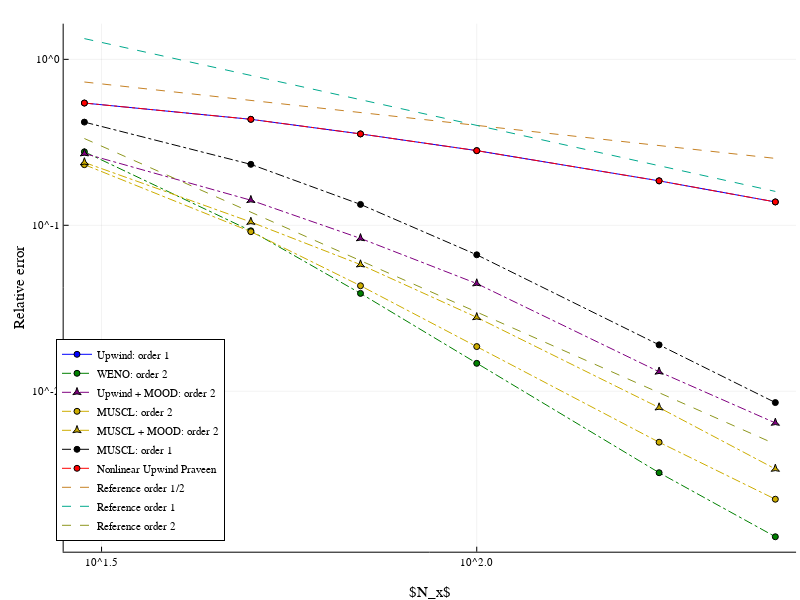

Notebook source saved alongside this figure:
### Code cell
p1 = plot(Ns, errorsSmooth[:, 1], xscale=:log10, yscale=:log10, label=labels[1], legend=:bottomleft, ylabel="Relative error", xlabel=L"N_x", ls=:solid, markershape=:circle, markersize=ms, size=(800, 600), c=:blue)
plot!(p1, Ns, errorsSmooth[:, 2], xscale=:log10, yscale=:log10, label=labels[2], ls=:dashdot, markershape=:circle, markersize=ms, c=:green)
plot!(p1, Ns, errorsSmooth[:, 3], xscale=:log10, yscale=:log10, label=labels[3], ls=:dashdot, markershape=:star, markersize=ms, c=:purple)
plot!(p1, Ns, errorsSmooth[:, 4], xscale=:log10, yscale=:log10, label=labels[4], ls=:dashdot, markershape=:circle, markersize=ms, c=:gold3)
plot!(p1, Ns, errorsSmooth[:, 5], xscale=:log10, yscale=:log10, label=labels[5], ls=:dashdot, markershape=:star, markersize=ms, c=:gold3)
plot!(p1, Ns, errorsSmooth[:, 6], xscale=:log10, yscale=:log10, label=labels[6], ls=:dashdot, markershape=:circle, markersize=ms, c=:black)
plot!(p1, Ns, errorsSmooth[:, 7], xscale=:log10, yscale=:log10, label=labels[7], ls=:dashdot, markershape=:circle, markersize=ms, c=:red)
plot!(p1, Ns, 4 ./ (Ns.^0.5), label="Reference order 1/2", ls=:dash)
plot!(p1, Ns, 40 ./ Ns, label="Reference order 1", ls=:dash)
plot!(p1, Ns, 300 ./ (Ns.^2), label="Reference order 2", ls=:dash)
display(p1)
savefig(p1, "$(@__DIR__)/convergenceSmoothInit.pdf")

### Figure 1 — Plotly figure (JSON) as saved in the notebook; plotly's stock layout.template omitted (floating-point values rounded to 4 significant figures)
{"data": [{"colorbar": {"len": 0.9429, "title": "", "x": 0.9951, "y": 0.522}, "legendgroup": "Upwind: order 1", "line": {"color": "rgba(0, 0, 255, 1.000)", "dash": "solid", "shape": "linear", "width": 1}, "marker": {"color": "rgba(0, 0, 255, 1.000)", "line": {"color": "rgba(0, 0, 0, 1.000)", "width": 1}, "size": 6, "symbol": "circle"}, "mode": "lines+markers", "name": "Upwind: order 1", "showlegend": true, "type": "scatter", "x": [30, 50, 70, 100, 175, 250], "xaxis": "x", "y": [0.5455, 0.4351, 0.3553, 0.2818, 0.1853, 0.1383], "yaxis": "y"}, {"colorbar": {"len": 0.9429, "title": "", "x": 0.9951, "y": 0.522}, "legendgroup": "WENO: order 2", "line": {"color": "rgba(0, 128, 0, 1.000)", "dash": "dashdot", "shape": "linear", "width": 1}, "marker": {"color": "rgba(0, 128, 0, 1.000)", "line": {"color": "rgba(0, 0, 0, 1.000)", "width": 1}, "size": 6, "symbol": "circle"}, "mode": "lines+markers", "name": "WENO: order 2", "showlegend": true, "type": "scatter", "x": [30, 50, 70, 100, 175, 250], "xaxis": "x", "y": [0.2772, 0.09263, 0.03887, 0.01472, 0.003229, 0.001327], "yaxis": "y"}, {"colorbar": {"len": 0.9429, "title": "", "x": 0.9951, "y": 0.522}, "legendgroup": "Upwind + MOOD: order 2", "line": {"color": "rgba(128, 0, 128, 1.000)", "dash": "dashdot", "shape": "linear", "width": 1}, "marker": {"color": "rgba(128, 0, 128, 1.000)", "line": {"color": "rgba(0, 0, 0, 1.000)", "width": 1}, "size": 6, "symbol": "star-triangle-up"}, "mode": "lines+markers", "name": "Upwind + MOOD: order 2", "showlegend": true, "type": "scatter", "x": [30, 50, 70, 100, 175, 250], "xaxis": "x", "y": [0.2707, 0.1416, 0.08338, 0.04455, 0.01309, 0.00644], "yaxis": "y"}, {"colorbar": {"len": 0.9429, "title": "", "x": 0.9951, "y": 0.522}, "legendgroup": "MUSCL: order 2", "line": {"color": "rgba(205, 173, 0, 1.000)", "dash": "dashdot", "shape": "linear", "width": 1}, "marker": {"color": "rgba(205, 173, 0, 1.000)", "line": {"color": "rgba(0, 0, 0, 1.000)", "width": 1}, "size": 6, "symbol": "circle"}, "mode": "lines+markers", "name": "MUSCL: order 2", "showlegend": true, "type": "scatter", "x": [30, 50, 70, 100, 175, 250], "xaxis": "x", "y": [0.232, 0.09153, 0.04323, 0.01858, 0.004928, 0.002235], "yaxis": "y"}, {"colorbar": {"len": 0.9429, "title": "", "x": 0.9951, "y": 0.522}, "legendgroup": "MUSCL + MOOD: order 2", "line": {"color": "rgba(205, 173, 0, 1.000)", "dash": "dashdot", "shape": "linear", "width": 1}, "marker": {"color": "rgba(205, 173, 0, 1.000)", "line": {"color": "rgba(0, 0, 0, 1.000)", "width": 1}, "size": 6, "symbol": "star-triangle-up"}, "mode": "lines+markers", "name": "MUSCL + MOOD: order 2", "showlegend": true, "type": "scatter", "x": [30, 50, 70, 100, 175, 250], "xaxis": "x", "y": [0.2391, 0.1047, 0.05796, 0.02788, 0.007969, 0.003401], "yaxis": "y"}, {"colorbar": {"len": 0.9429, "title": "", "x": 0.9951, "y": 0.522}, "legendgroup": "MUSCL: order 1", "line": {"color": "rgba(0, 0, 0, 1.000)", "dash": "dashdot", "shape": "linear", "width": 1}, "marker": {"color": "rgba(0, 0, 0, 1.000)", "line": {"color": "rgba(0, 0, 0, 1.000)", "width": 1}, "size": 6, "symbol": "circle"}, "mode": "lines+markers", "name": "MUSCL: order 1", "showlegend": true, "type": "scatter", "x": [30, 50, 70, 100, 175, 250], "xaxis": "x", "y": [0.4185, 0.2329, 0.1336, 0.06641, 0.01903, 0.008543], "yaxis": "y"}, {"colorbar": {"len": 0.9429, "title": "", "x": 0.9951, "y": 0.522}, "legendgroup": "Nonlinear Upwind Praveen", "line": {"color": "rgba(255, 0, 0, 1.000)", "dash": "dashdot", "shape": "linear", "width": 1}, "marker": {"color": "rgba(255, 0, 0, 1.000)", "line": {"color": "rgba(0, 0, 0, 1.000)", "width": 1}, "size": 6, "symbol": "circle"}, "mode": "lines+markers", "name": "Nonlinear Upwind Praveen", "showlegend": true, "type": "scatter", "x": [30, 50, 70, 100, 175, 250], "xaxis": "x", "y": [0.5455, 0.4351, 0.3553, 0.2818, 0.1853, 0.1383], "yaxis": "y"}, {"colorbar": {"len": 0.9429, "title": "", "x": 0.9951, "y": 0.522}, "legendgroup": "Reference order 1/2", "line": {"color": "rgba(198, 130, 37, 1.000)", "dash": "dash", "shape": "linear", "width": 1}, "mode": "lines", "name": "Reference order 1/2", "showlegend": true, "type": "scatter", "x": [30, 50, 70, 100, 175, 250], "xaxis": "x", "y": [0.7303, 0.5657, 0.4781, 0.4, 0.3024, 0.253], "yaxis": "y"}, {"colorbar": {"len": 0.9429, "title": "", "x": 0.9951, "y": 0.522}, "legendgroup": "Reference order 1", "line": {"color": "rgba(0, 169, 141, 1.000)", "dash": "dash", "shape": "linear", "width": 1}, "mode": "lines", "name": "Reference order 1", "showlegend": true, "type": "scatter", "x": [30, 50, 70, 100, 175, 250], "xaxis": "x", "y": [1.333, 0.8, 0.5714, 0.4, 0.2286, 0.16], "yaxis": "y"}, {"colorbar": {"len": 0.9429, "title": "", "x": 0.9951, "y": 0.522}, "legendgroup": "Reference order 2", "line": {"color": "rgba(142, 151, 30, 1.000)", "dash": "dash", "shape": "linear", "width": 1}, "mode": "lines", "name": "Reference order 2", "showlegend": true, "type": "scatter", "x": [30, 50, 70, 100, 175, 250], "xaxis": "x", "y": [0.3333, 0.12, 0.06122, 0.03, 0.009796, 0.0048], "yaxis": "y"}], "layout": {"annotations": [], "height": 600, "legend": {"bgcolor": "rgba(255, 255, 255, 1.000)", "bordercolor": "rgba(0, 0, 0, 1.000)", "borderwidth": 1, "font": {"color": "rgba(0, 0, 0, 1.000)", "family": "sans-serif", "size": 11}, "title": {"font": {"color": "rgba(0, 0, 0, 1.000)", "family": "sans-serif", "size": 15}, "text": ""}, "tracegroupgap": 0, "traceorder": "normal", "x": 0.07, "xanchor": "left", "y": 0.07, "yanchor": "bottom"}, "margin": {"b": 20, "l": 0, "r": 0, "t": 20}, "paper_bgcolor": "rgba(255, 255, 255, 1.000)", "plot_bgcolor": "rgba(255, 255, 255, 1.000)", "showlegend": true, "width": 800, "xaxis": {"anchor": "y", "domain": [0.07957, 0.9951], "gridcolor": "rgba(0, 0, 0, 0.100)", "gridwidth": 0.5, "linecolor": "rgba(0, 0, 0, 1.000)", "mirror": false, "range": [1.449, 2.426], "showgrid": true, "showline": true, "showticklabels": true, "tickangle": 0, "tickcolor": "rgb(0, 0, 0)", "tickfont": {"color": "rgba(0, 0, 0, 1.000)", "family": "sans-serif", "size": 11}, "tickmode": "array", "ticks": "inside", "ticktext": ["10^1.5", "10^2.0"], "tickvals": [31.62, 100], "title": "$N_x$", "titlefont": {"color": "rgba(0, 0, 0, 1.000)", "family": "sans-serif", "size": 15}, "type": "log", "visible": true, "zeroline": false, "zerolinecolor": "rgba(0, 0, 0, 1.000)"}, "yaxis": {"anchor": "x", "domain": [0.05054, 0.9934], "gridcolor": "rgba(0, 0, 0, 0.100)", "gridwidth": 0.5, "linecolor": "rgba(0, 0, 0, 1.000)", "mirror": false, "range": [-2.967, 0.215], "showgrid": true, "showline": true, "showticklabels": true, "tickangle": 0, "tickcolor": "rgb(0, 0, 0)", "tickfont": {"color": "rgba(0, 0, 0, 1.000)", "family": "sans-serif", "size": 11}, "tickmode": "array", "ticks": "inside", "ticktext": ["10^-2", "10^-1", "10^0"], "tickvals": [0.01, 0.1, 1], "title": "Relative error", "titlefont": {"color": "rgba(0, 0, 0, 1.000)", "family": "sans-serif", "size": 15}, "type": "log", "visible": true, "zeroline": false, "zerolinecolor": "rgba(0, 0, 0, 1.000)"}}}
